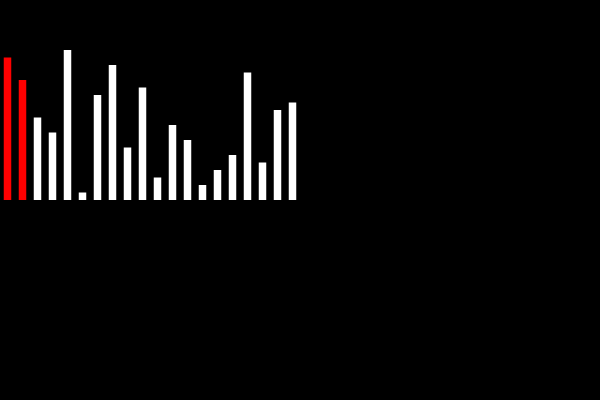
Frame 1 (no input)
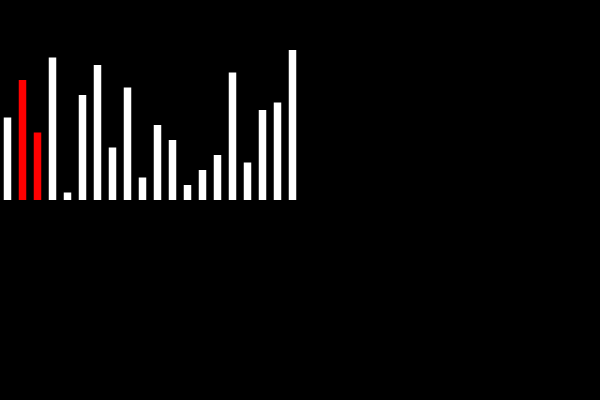
Frame 60 (the mouse pressed at the canvas centre just before this capture)
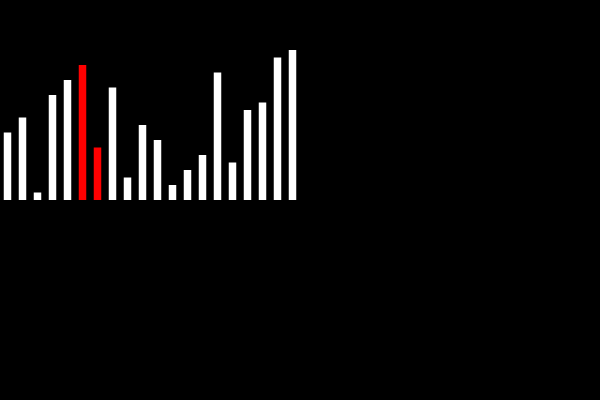
Frame 120 (the mouse held since frame 60 and released just before this capture)

The Processing sketch that drew these frames (run headless with seeded random() and noise(); from frame 60 on, the mouse is pressed at the canvas centre):

// Processing sketch: sort
// ── sort.pde
// 定数
final int N = 20;
final color DEFAULT_COLOR = color(255);
final color SWAPPING_COLOR = #FF0000;
final float SWAP_DELTA = 0.5; // 交換する速さ

// 状態変数
int state;
final int WAITING = 0;
final int SWAPPING = 1;
final int COMPLETED = 2;
float time; // 0から1

// オブジェクト
Bar[] bars = new Bar[N];
BubbleSort bubbleVars = new BubbleSort();

// 初期化
void setup() {
  size(600, 400);
  initShuffle(bars);
  state = WAITING;
  time = 0.0;
  background(0);
}

void draw() {
  switch (state) {
  case WAITING:
    bubbleSort(bars, bubbleVars);
    break;
  case SWAPPING:
    bars[bubbleVars.swapFrom].pos.x = bubbleVars.xFrom + (bubbleVars.xTo - bubbleVars.xFrom) * time;
    bars[bubbleVars.swapTo].pos.x   = bubbleVars.xTo   - (bubbleVars.xTo - bubbleVars.xFrom) * time;
    time += SWAP_DELTA;
    if (time >= 1.0) {
      time = 0.0;
      // 数値誤差を消す
      bars[bubbleVars.swapFrom].pos.x = bubbleVars.xTo;
      bars[bubbleVars.swapTo].pos.x   = bubbleVars.xFrom;
      // 交換完了
      swapEnd(bars, bubbleVars.swapFrom, bubbleVars.swapTo);
      // チラつき防止
      return;
    }
    break;
  case COMPLETED:
    break;
  }

  background(0);
  pushMatrix();
  scale(0.5);
  translate(0, height / 4);
  scale(width / (2 * N));
  for (int i = 0; i < N; i++) {
    bars[i].update();
  }
  popMatrix();
}
// ── algo.pde
void swapStart(Bar[] bars, int i, int j) {
  bars[i].isSwapping = true;
  bars[i].c = SWAPPING_COLOR;
  bars[j].isSwapping = true;
  bars[j].c = SWAPPING_COLOR;
  state = SWAPPING;
}
void swapEnd(Bar[] bars, int i, int j) {
  bars[i].isSwapping = false;
  bars[i].c = DEFAULT_COLOR;
  bars[j].isSwapping = false;
  bars[j].c = DEFAULT_COLOR;
  int tmpValue = bars[i].value;
  bars[i].value = bars[j].value;
  bars[j].value = tmpValue;
  float tmpPosX = bars[i].pos.x;
  bars[i].pos.x = bars[j].pos.x;
  bars[j].pos.x = tmpPosX;
  state = WAITING;
}

/*
 * バブルソート
 */
class BubbleSort {
  // バブルソートで使うインデックス
  int i;
  int j;
  // 要素を交換するとき、データを覚えておく
  int swapFrom;
  int swapTo;
  float xFrom;
  float xTo;

  BubbleSort() {
    i = 0;
    j = 0;
    swapFrom = 0;
    swapTo = 0;
    xFrom = 0.0;
    xTo = 0.0;
  }
}

void bubbleSort(Bar[] bars, BubbleSort vars) {
  if (vars.i >= bars.length - 1) {
    state = COMPLETED;
    return;
  }

  if (bars[vars.j].value > bars[vars.j + 1].value) {
    swapStart(bars, vars.j, vars.j + 1);
    vars.swapFrom = vars.j;
    vars.swapTo   = vars.j + 1;
    vars.xFrom = bars[vars.j].pos.x;
    vars.xTo   = bars[vars.j + 1].pos.x;
  }

  if (vars.j >= bars.length - vars.i - 2) {
    vars.i++;
    vars.j = 0;
  } else {
    vars.j++;
  }
}
// ── objects.pde
class Bar {
  PVector pos;
  int value;
  color c;
  boolean isSwapping;
  int swapTo;

  // 初期化
  Bar(float x, float y, int value) {
    this.pos = new PVector(x, y);
    this.value = value;
    this.c = DEFAULT_COLOR;
    this.isSwapping = false;
  }

  // 機能
  void update() {
    pushMatrix();
    translate(pos.x + 0.5, pos.y);
    noStroke();
    fill(c);
    rect(0, N - value, 1, value);
    popMatrix();
  }
}

void initShuffle(Bar[] bars) {
  // フィッシャーとイェーツのシャッフルアルゴリズムの改造版を使用
  for (int i = 0; i < bars.length; i++) {
    bars[i] = new Bar(2 * i, 0, 0);
    int j = int(random(0, i + 1));
    if (i != j) {
      bars[i].value = bars[j].value;
    }
    bars[j].value = i + 1;
  }
}
